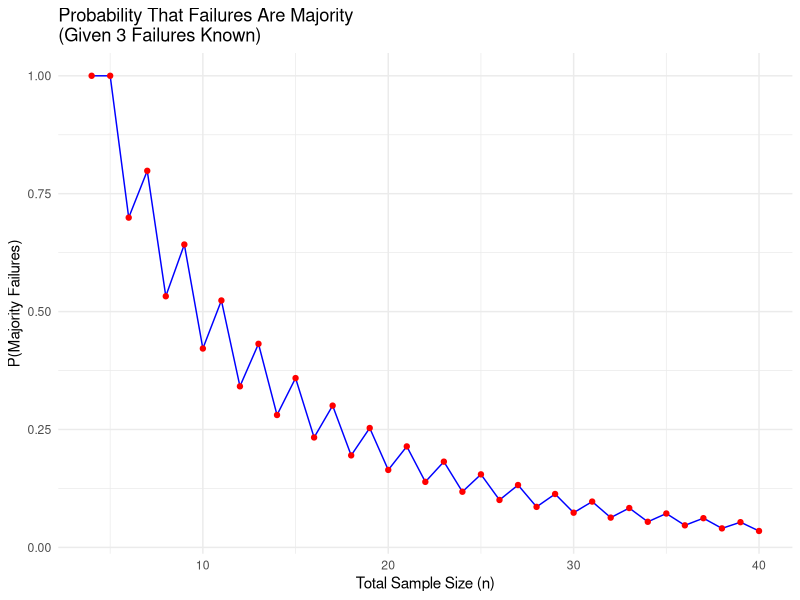
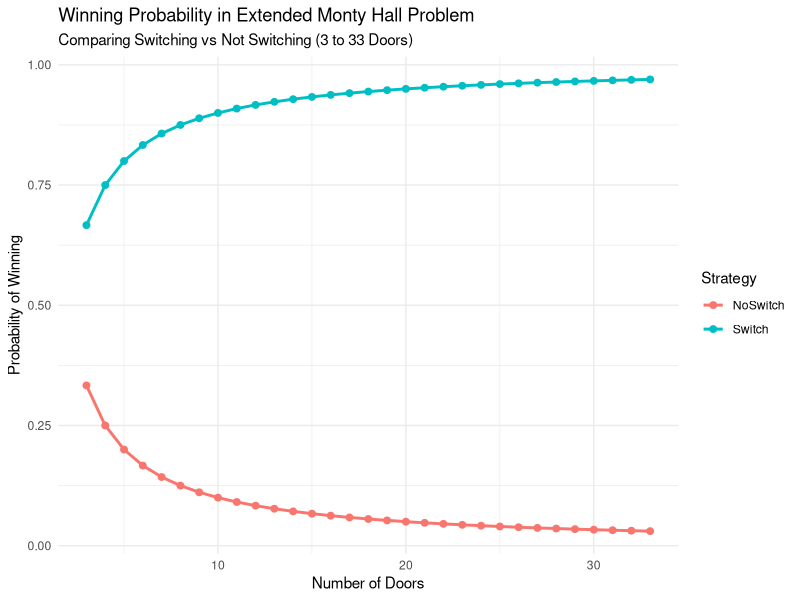

These charts were generated, in order, by the following R code:
## ---- chunk 1
knitr::opts_chunk$set(echo = TRUE)
## ---- chunk 2
# Load required library
library(ggplot2)

# Parameters
p_fail <- 0.33
n_values <- 4:40
prob_majority_failures <- numeric(length(n_values))

# Loop over sample sizes
for (i in seq_along(n_values)) {
  n <- n_values[i]
  remaining_samples <- n - 3
  threshold <- (n / 2) - 3
  k <- floor(threshold) + 1
  
  # Compute P(X >= k) for X ~ Binomial(remaining_samples, 0.33)
  x_vals <- k:remaining_samples
  prob <- sum(dbinom(x_vals, size = remaining_samples, prob = p_fail))
  
  prob_majority_failures[i] <- prob
}

# Create a data frame for plotting
df <- data.frame(
  SampleSize = n_values,
  Probability = prob_majority_failures
)

# Plot the results
ggplot(df, aes(x = SampleSize, y = Probability)) +
  geom_line(color = "blue") +
  geom_point(color = "red") +
  theme_minimal() +
  labs(
    title = "Probability That Failures Are Majority\n(Given 3 Failures Known)",
    x = "Total Sample Size (n)",
    y = "P(Majority Failures)"
  )

## ---- chunk 3
print(prob_majority_failures)
## ---- chunk 4
# Load necessary library
library(ggplot2)

# Range of doors from 3 to 33
door_counts <- 3:33

# Probability of winning if switching:
# With n doors, the player initially has 1/n chance of picking the prize.
# If they switch, the chance of winning becomes (n - 1)/n * 1/(n - 2)
# (Host opens n - 2 doors revealing goats, leaving one unchosen unopened door)

prob_switch <- (door_counts - 1) / door_counts
prob_noswitch <- rep(1 / door_counts)

# Create data frame for plotting
df <- data.frame(
  Doors = door_counts,
  Switch = prob_switch,
  NoSwitch = prob_noswitch
)

# Reshape data for ggplot
library(tidyr)
df_long <- pivot_longer(df, cols = c("Switch", "NoSwitch"),
                        names_to = "Strategy", values_to = "Probability")

# Plotting the probabilities
ggplot(df_long, aes(x = Doors, y = Probability, color = Strategy)) +
  geom_line(size = 1) +
  geom_point(size = 2) +
  theme_minimal() +
  labs(
    title = "Winning Probability in Extended Monty Hall Problem",
    subtitle = "Comparing Switching vs Not Switching (3 to 33 Doors)",
    x = "Number of Doors",
    y = "Probability of Winning",
    color = "Strategy"
  )

